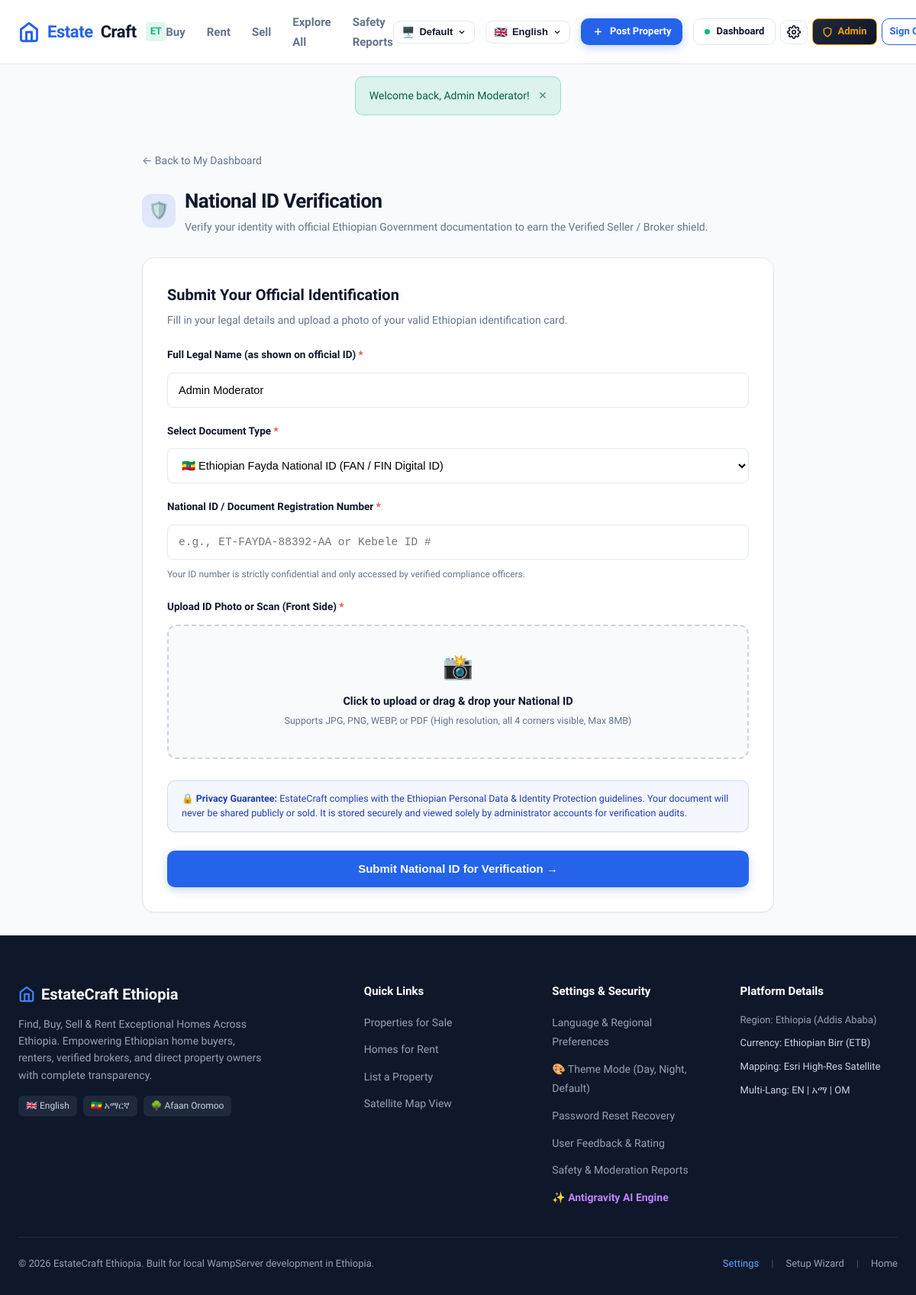
Screenshot of /user/verify_id.php (signed in) with the database file from the repository.
### tables this page shows
CREATE TABLE IF NOT EXISTS `users` (
  `id` INT UNSIGNED AUTO_INCREMENT PRIMARY KEY,
  `full_name` VARCHAR(100) NOT NULL,
  `email` VARCHAR(150) NOT NULL UNIQUE,
  `password_hash` VARCHAR(255) NULL COMMENT 'Null if registered via Google OAuth before setting password',
  `phone` VARCHAR(30) NULL,
  `phone_verified` TINYINT(1) DEFAULT 0,
  `otp_code` VARCHAR(10) NULL,
  `otp_expires_at` DATETIME NULL,
  `role` ENUM('user', 'broker', 'admin') NOT NULL DEFAULT 'user',
  `google_id` VARCHAR(100) NULL UNIQUE,
  `avatar` VARCHAR(255) NULL,
  `bio` TEXT NULL,
   
  `broker_agency` VARCHAR(150) NULL,
  `broker_license_no` VARCHAR(100) NULL,
  `broker_fee_percentage` DECIMAL(5,2) NULL DEFAULT 2.00 COMMENT 'Percentage commission for sales',
  `broker_fixed_fee` DECIMAL(10,2) NULL DEFAULT 0.00 COMMENT 'Fixed fee or rental placement fee',
  `broker_fee_notes` VARCHAR(255) NULL DEFAULT 'Standard 2% commission upon closing. No hidden upfront fees.',
  `preferred_language` VARCHAR(10) DEFAULT 'en',
  `theme_mode` VARCHAR(30) DEFAULT 'default' COMMENT 'light, dark, or default (system)',
  `ai_smart_alerts` TINYINT(1) DEFAULT 1,
  `ai_search_query` VARCHAR(255) NULL,
   
  `national_id_number` VARCHAR(100) NULL,
  `national_id_type` VARCHAR(50) DEFAULT 'fayda_national_id',
  `national_id_document` VARCHAR(255) NULL,
  `national_id_status` ENUM('unverified', 'pending', 'verified', 'rejected') NOT NULL DEFAULT 'unverified',
  `national_id_submitted_at` DATETIME NULL,
  `national_id_verified_at` DATETIME NULL,
  `national_id_rejection_reason` VARCHAR(255) NULL,
  `created_at` TIMESTAMP DEFAULT CURRENT_TIMESTAMP,
  `updated_at` TIMESTAMP DEFAULT CURRENT_TIMESTAMP ON UPDATE CURRENT_TIMESTAMP
);

### user/verify_id.php (the view, shortened to what this page needs)
<?php
$user = requireAuth();
$pdo = getDB();
$stmt = $pdo->prepare("SELECT * FROM users WHERE id = :id LIMIT 1");
$stmt->execute(['id' => $user['id']]);
$user = $stmt->fetch() ?: $user;
$idStatus = $user['national_id_status'] ?? 'unverified';
require_once __DIR__ . '/../includes/header.php';
?>
<div class="dashboard-container" style="max-width: 860px; margin: 30px auto; padding: 0 16px;">
    <div style="margin-bottom: 20px;">
        <a href="<?= BASE_URL ?>/user/dashboard.php" style="color: var(--text-muted); text-decoration: none; font-size: 14px; display: inline-flex; align-items: center; gap: 6px;">
            &larr; Back to My Dashboard
        </a>
    </div>
    <div style="margin-bottom: 28px;">
        <div style="display: flex; align-items: center; gap: 12px; margin-bottom: 8px;">
            <div style="width: 44px; height: 44px; border-radius: 12px; background: rgba(37, 99, 235, 0.12); color: var(--primary); display: flex; align-items: center; justify-content: center; font-size: 22px;">
                🛡️
            </div>
            <div>
                <h1 style="font-size: 26px; font-weight: 800; color: var(--secondary); letter-spacing: -0.02em; margin: 0;">
                    National ID Verification
                </h1>
                <p style="color: var(--text-muted); font-size: 14px; margin: 2px 0 0;">
                    Verify your identity with official Ethiopian Government documentation to earn the Verified Seller / Broker shield.
                </p>
            </div>
        </div>
    </div>
    <div id="reuploadFormSection" style="<?= ($idStatus === 'pending' || $idStatus === 'verified') ? 'display: none;' : 'display: block;' ?>">
        <div style="background: #ffffff; border: 1px solid var(--border-color); border-radius: 16px; padding: 32px; box-shadow: var(--shadow-sm);">
            <h2 style="font-size: 20px; font-weight: 700; color: var(--secondary); margin-bottom: 6px;">
                <?= ($idStatus === 'rejected') ? 'Re-Submit National ID for Verification' : 'Submit Your Official Identification' ?>
            </h2>
            <p style="color: var(--text-muted); font-size: 14px; margin-bottom: 24px;">
                Fill in your legal details and upload a photo of your valid Ethiopian identification card.
            </p>
            <form action="<?= BASE_URL ?>/user/verify_id.php" method="POST" enctype="multipart/form-data">
                <div class="form-group" style="margin-bottom: 20px;">
                    <label style="display: block; font-size: 13.5px; font-weight: 600; color: var(--secondary); margin-bottom: 6px;">
                        Full Legal Name (as shown on official ID) <span style="color: #ef4444;">*</span>
                    </label>
                    <input
                        type="text"
                        name="legal_name"
                        class="form-control"
                        value="<?= htmlspecialchars($user['full_name']) ?>"
                        required
                        style="width: 100%; height: 46px; border: 1px solid var(--border-color); border-radius: 8px; padding: 0 14px; font-size: 14.5px;"
                    />
                </div>
                <div class="form-group" style="margin-bottom: 20px;">
                    <label style="display: block; font-size: 13.5px; font-weight: 600; color: var(--secondary); margin-bottom: 6px;">
                        Select Document Type <span style="color: #ef4444;">*</span>
                    </label>
                    <select
                        name="id_type"
                        class="form-control"
                        required
                        style="width: 100%; height: 46px; border: 1px solid var(--border-color); border-radius: 8px; padding: 0 14px; font-size: 14.5px; background: #fff;"
                    >
                        <option value="fayda_national_id" <?= ($user['national_id_type'] ?? '') === 'fayda_national_id' ? 'selected' : '' ?>>
                            🇪🇹 Ethiopian Fayda National ID (FAN / FIN Digital ID)
                        </option>
                    </select>
                </div>
                <div class="form-group" style="margin-bottom: 22px;">
                    <label style="display: block; font-size: 13.5px; font-weight: 600; color: var(--secondary); margin-bottom: 6px;">
                        National ID / Document Registration Number <span style="color: #ef4444;">*</span>
                    </label>
                    <input
                        type="text"
                        name="id_number"
                        class="form-control"
                        placeholder="e.g., ET-FAYDA-88392-AA or Kebele ID #"
                        value="<?= htmlspecialchars($user['national_id_number'] ?? '') ?>"
                        required
                        style="width: 100%; height: 46px; border: 1px solid var(--border-color); border-radius: 8px; padding: 0 14px; font-size: 14.5px; font-family: monospace;"
                    />
                    <small style="color: var(--text-muted); font-size: 12px; margin-top: 4px; display: block;">
                        Your ID number is strictly confidential and only accessed by verified compliance officers.
                    </small>
                </div>
                <div class="form-group" style="margin-bottom: 28px;">
                    <label style="display: block; font-size: 13.5px; font-weight: 600; color: var(--secondary); margin-bottom: 6px;">
                        Upload ID Photo or Scan (Front Side) <span style="color: #ef4444;">*</span>
                    </label>
                    <div style="border: 2px dashed #cbd5e1; border-radius: 12px; padding: 28px 20px; text-align: center; background: #f8fafc; cursor: pointer; transition: border-color 0.2s;" onclick="document.getElementById('id_document_input').click()">
                        <div style="font-size: 32px; margin-bottom: 8px;">📸</div>
                        <div style="font-size: 14.5px; font-weight: 700; color: var(--secondary); margin-bottom: 4px;">
                            Click to upload or drag & drop your National ID
                        </div>
                        <div style="font-size: 12.5px; color: var(--text-muted);">
                            Supports JPG, PNG, WEBP, or PDF (High resolution, all 4 corners visible, Max 8MB)
                        </div>
                    </div>
                </div>
                <div style="background: rgba(37, 99, 235, 0.05); border: 1px solid rgba(37, 99, 235, 0.2); border-radius: 10px; padding: 14px 18px; margin-bottom: 24px; font-size: 12.5px; color: #1e40af; line-height: 1.5;">
                    🔒 <strong>Privacy Guarantee:</strong> EstateCraft complies with the Ethiopian Personal Data & Identity Protection guidelines. Your document will never be shared publicly or sold. It is stored securely and viewed solely by administrator accounts for verification audits.
                </div>
                <button type="submit" class="btn btn-primary" style="width: 100%; height: 48px; font-size: 15px; font-weight: 700; border-radius: 10px;">
                    Submit National ID for Verification &rarr;
                </button>
            </form>
        </div>
    </div>
</div>
<?php require_once __DIR__ . '/../includes/footer.php'; ?>

### assets/css/style.css (style rules this page uses)
:root { --primary: #2563eb; --primary-hover: #1d4ed8; --primary-light: rgba(37, 99, 235, 0.1); --primary-gradient: linear-gradient(135deg, #2563eb 0%, #1e40af 100%); --secondary: #0f172a; --accent: #f59e0b; --accent-light: rgba(245, 158, 11, 0.12); --success: #10b981; --success-light: rgba(16, 185, 129, 0.12); --danger: #ef4444; --danger-light: rgba(239, 68, 68, 0.12); --warning: #f59e0b; --bg-main: #f8fafc; --bg-card: #ffffff; --bg-dark: #0f172a; --bg-dark-card: #1e293b; --text-main: #0f172a; --text-muted: #64748b; --text-light: #94a3b8; --border-color: #e2e8f0; --border-dark: #334155; --shadow-sm: 0 1px 2px 0 rgba(0, 0, 0, 0.05); --shadow-md: 0 4px 6px -1px rgba(0, 0, 0, 0.1), 0 2px 4px -2px rgba(0, 0, 0, 0.06); --shadow-lg: 0 10px 15px -3px rgba(0, 0, 0, 0.1), 0 4px 6px -4px rgba(0, 0, 0, 0.05); --shadow-xl: 0 20px 25px -5px rgba(0, 0, 0, 0.1), 0 8px 10px -6px rgba(0, 0, 0, 0.05); --shadow-hover: 0 25px 30px -10px rgba(37, 99, 235, 0.15); --radius-sm: 6px; --radius-md: 10px; --radius-lg: 16px; --radius-xl: 24px; --radius-full: 9999px; --transition-fast: 0.15s ease; --transition-normal: 0.25s ease; }
* { box-sizing: border-box; margin: 0; padding: 0; }
body { font-family: 'Plus Jakarta Sans', -apple-system, BlinkMacSystemFont, 'Segoe UI', Roboto, sans-serif; background-color: var(--bg-main); color: var(--text-main); line-height: 1.6; -webkit-font-smoothing: antialiased; min-height: 100vh; display: flex; flex-direction: column; }
a { color: var(--primary); text-decoration: none; transition: color var(--transition-fast); }
.btn { display: inline-flex; align-items: center; justify-content: center; gap: 8px; font-weight: 600; font-size: 14px; padding: 10px 20px; border-radius: var(--radius-md); cursor: pointer; border: 1px solid transparent; transition: all var(--transition-fast); white-space: nowrap; }
.btn-primary { background: var(--primary); color: #ffffff !important; box-shadow: 0 4px 12px rgba(37, 99, 235, 0.25); }
.form-group { display: flex; flex-direction: column; gap: 6px; }
.dashboard-container { max-width: 1280px; margin: 30px auto 60px; padding: 0 24px; }
:root { --theme-transition: background-color 0.25s ease, color 0.25s ease, border-color 0.25s ease; }
body { transition: var(--theme-transition); }

### rows the page displays
users: legal_name "Admin Moderator", id_type "🇪🇹 Ethiopian Fayda National ID (FAN / FIN Digital ID)"

### other values shown
__('nav_buy', 'Buy') "Buy"
__('nav_rent', 'Rent') "Rent"
__('nav_sell', 'Sell') "Sell"
__('nav_explore', 'Explore All') "Explore All"
__('nav_safety_reports', 'Safety Reports') "Safety Reports"
$availableLangs[$currentLang]['flag'] "🇬🇧"
$availableLangs[$currentLang]['native'] "English"
__('nav_post_property', 'Post Property') "Post Property"
__('nav_dashboard', 'Dashboard') "Dashboard"
__('nav_signout', 'Sign Out') "Sign…"
$_SESSION['flash_success'] "Welcome back, Admin Moderator!"
SITE_NAME "EstateCraft Ethiopia"
SITE_TAGLINE "Find, Buy, Sell & Rent Exceptional Homes Across Ethiopia"
